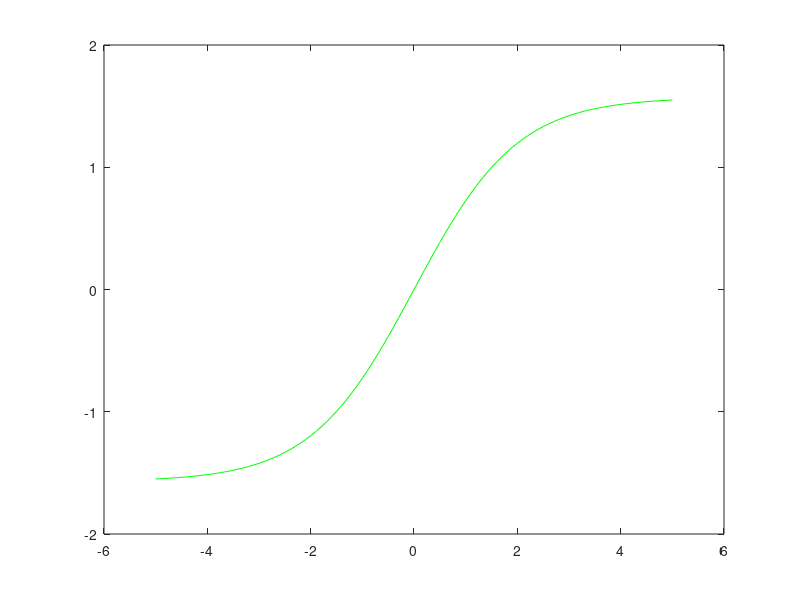

Recreate this plot in MATLAB. (Note: this script raises an error after producing the figure.)
clf



n = -5:0.1:5; a = 2*deg2rad(90)./(1.+exp(-1 .*n))-deg2rad(90); plot(n,a,'g')
hold on
n = -5:0.1:5; a = deg2rad(90).*tansig(n); plot(n,a,'b')
hold off
